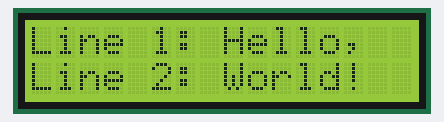
The sketch below on a simulated Arduino Uno, built with avr-gcc and run on an emulated ATmega328P. Parts: 16×2 character LCD.

Above: at 0.1 s.
At 2.22 s:
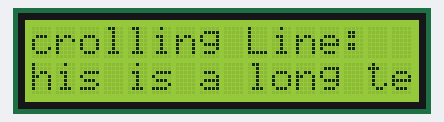
At 2.83 s:
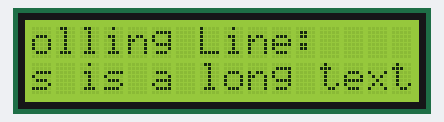
At 3.74 s:
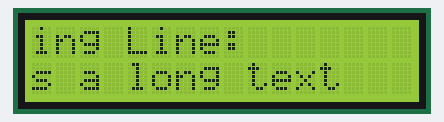
At 5.55 s:
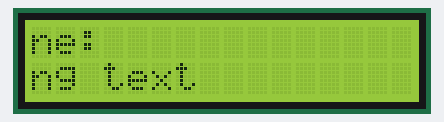
At 7.6 s:
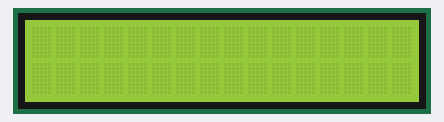

The sketch:

lcd.ino
```cpp
#include <LiquidCrystal.h>

LiquidCrystal lcd(12, 11, 5, 4, 3, 2);

void setup() {
  lcd.begin(16, 2);
}

void loop() {
  lcd.clear();
  lcd.setCursor(0, 0);
  lcd.print("Line 1: Hello,");
  lcd.setCursor(0, 1);
  lcd.print("Line 2: World!");

  delay(2000); // Display for 2 seconds

  lcd.clear();
  lcd.setCursor(0, 0);
  lcd.print("Scrolling Line:");

  for (int i = 0; i < 20; i++) {
    lcd.setCursor(0, 1);
    lcd.print("This is a long text");
    lcd.scrollDisplayLeft();
    delay(300); // Scroll speed
  }
}
```

Measured:
- by itself, everything shown: repeats every 8.1 s, in 20 steps
- what the display in image 5 shows lasts 0.6 s, from 7.5 s to 8.1 s
